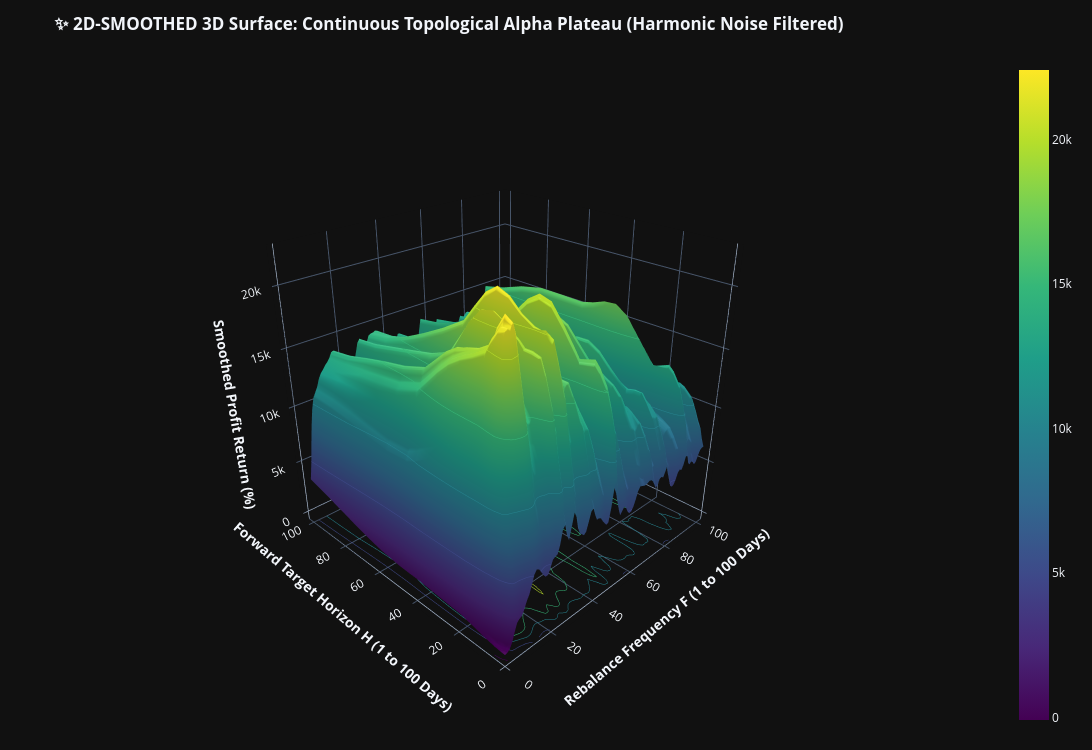
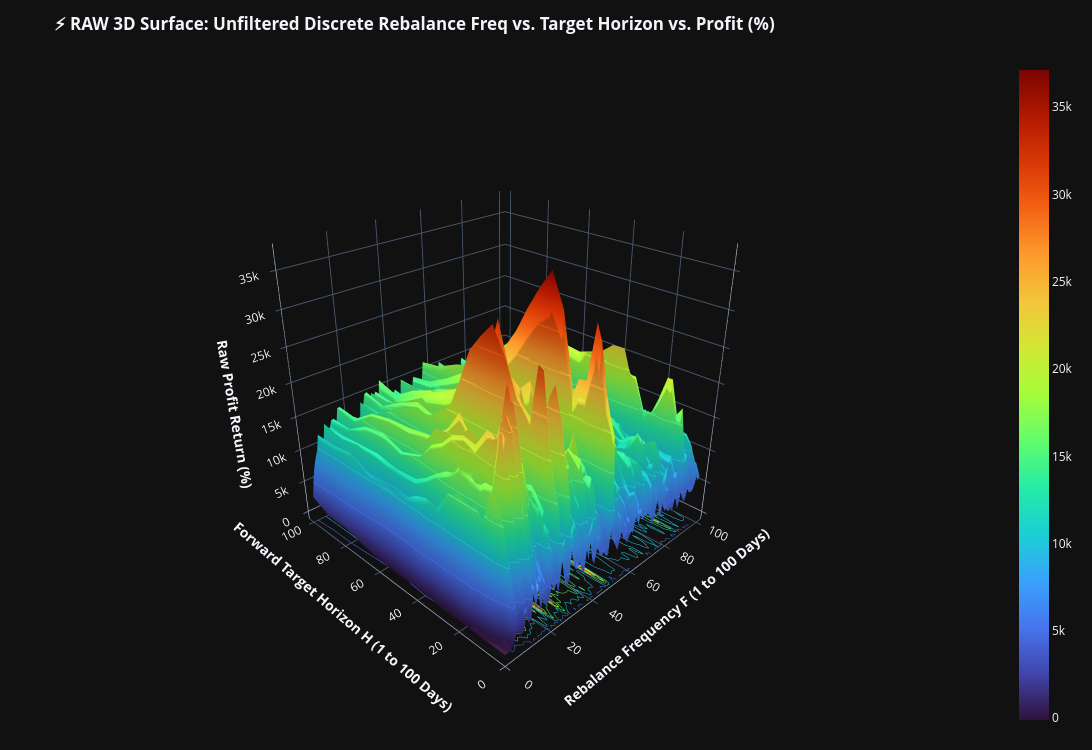
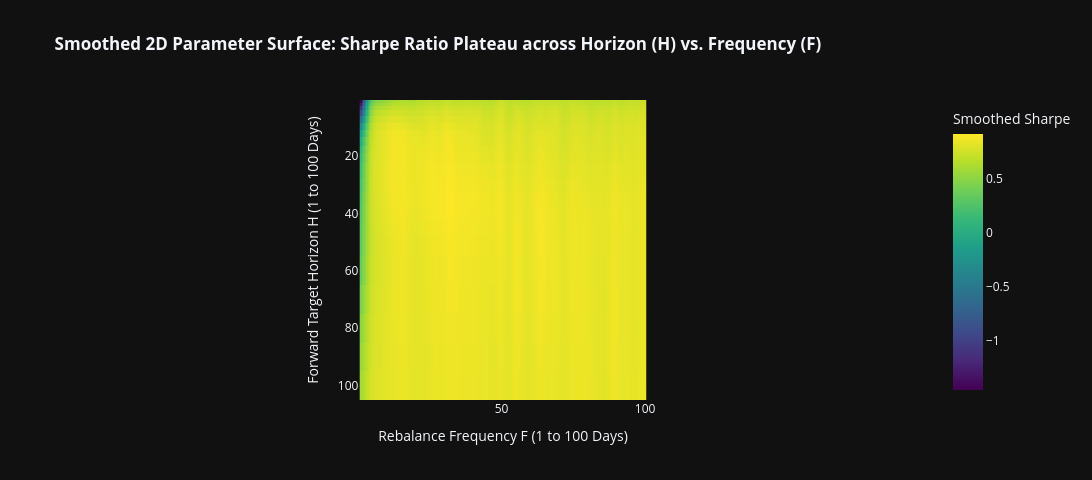
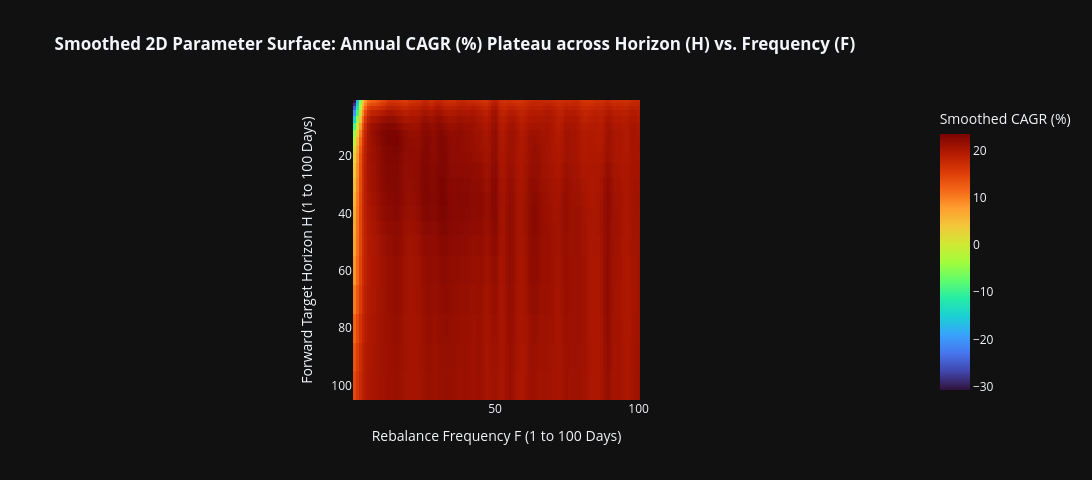

Source (notebook cell) for these figures, in order:
### Markdown cell above
## 3. Raw vs. 2D Moving Average Smoothed 3D Surface Visualizations

Discrete calendar simulations can create high-frequency harmonic fluctuations (where adjacent frequencies like $F=25$ vs $F=26$ trade on slightly different earnings release dates).  
To isolate the true structural macro alpha regime, we apply a **2D Spatial Moving Average & Gaussian Filter** across the $(H, F)$ grid.

### Code cell
tot_return_matrix = df_surface.pivot(index='Horizon (H)', columns='Frequency (F)', values='Total Return (%)')
cagr_matrix = df_surface.pivot(index='Horizon (H)', columns='Frequency (F)', values='CAGR (%)')
sharpe_matrix = df_surface.pivot(index='Horizon (H)', columns='Frequency (F)', values='Sharpe Ratio')

# -----------------------------------------------------------------------------
# Apply 2D Moving Average / Gaussian Filter (Filtering Calendar Harmonics)
# -----------------------------------------------------------------------------
smoothed_return_matrix = pd.DataFrame(
    ndi.gaussian_filter(tot_return_matrix.values, sigma=1.2, mode='nearest'),
    index=tot_return_matrix.index,
    columns=tot_return_matrix.columns
)

smoothed_cagr_matrix = pd.DataFrame(
    ndi.gaussian_filter(cagr_matrix.values, sigma=1.2, mode='nearest'),
    index=cagr_matrix.index,
    columns=cagr_matrix.columns
)

smoothed_sharpe_matrix = pd.DataFrame(
    ndi.gaussian_filter(sharpe_matrix.values, sigma=1.2, mode='nearest'),
    index=sharpe_matrix.index,
    columns=sharpe_matrix.columns
)

# -----------------------------------------------------------------------------
# 1. 2D SMOOTHED 3D SURFACE PLOT (Revealing the True Topological Alpha Ridge)
# -----------------------------------------------------------------------------
fig_3d_smoothed = go.Figure(data=[go.Surface(
    x=smoothed_return_matrix.columns,
    y=smoothed_return_matrix.index,
    z=smoothed_return_matrix.values,
    colorscale='Viridis',
    contours=dict(
        z=dict(show=True, usecolormap=True, highlightcolor="limegreen", project=dict(z=True))
    ),
    hovertemplate="<b>Rebalance Freq:</b> %{x} days<br><b>Target Horizon:</b> %{y} days<br><b>Smoothed Profit Return:</b> %{z:,.2f}%<extra></extra>"
)])

fig_3d_smoothed.update_layout(
    title="<b>✨ 2D-SMOOTHED 3D Surface: Continuous Topological Alpha Plateau (Harmonic Noise Filtered)</b>",
    autosize=False,
    width=1150,
    height=750,
    template="plotly_dark",
    scene=dict(
        xaxis=dict(title='<b>Rebalance Frequency F (1 to 100 Days)</b>', gridcolor='#475569'),
        yaxis=dict(title='<b>Forward Target Horizon H (1 to 100 Days)</b>', gridcolor='#475569'),
        zaxis=dict(title='<b>Smoothed Profit Return (%)</b>', gridcolor='#475569'),
        camera=dict(eye=dict(x=-1.65, y=-1.65, z=1.2))
    ),
    margin=dict(l=20, r=20, b=20, t=60)
)
fig_3d_smoothed.show()

# -----------------------------------------------------------------------------
# 2. RAW 3D SURFACE PLOT (Unfiltered Discrete Points)
# -----------------------------------------------------------------------------
fig_3d_raw = go.Figure(data=[go.Surface(
    x=tot_return_matrix.columns,
    y=tot_return_matrix.index,
    z=tot_return_matrix.values,
    colorscale='Turbo',
    contours=dict(
        z=dict(show=True, usecolormap=True, highlightcolor="yellow", project=dict(z=True))
    ),
    hovertemplate="<b>Rebalance Freq:</b> %{x} days<br><b>Target Horizon:</b> %{y} days<br><b>Raw Profit Return:</b> %{z:,.2f}%<extra></extra>"
)])

fig_3d_raw.update_layout(
    title="<b>⚡ RAW 3D Surface: Unfiltered Discrete Rebalance Freq vs. Target Horizon vs. Profit (%)</b>",
    autosize=False,
    width=1150,
    height=750,
    template="plotly_dark",
    scene=dict(
        xaxis=dict(title='<b>Rebalance Frequency F (1 to 100 Days)</b>', gridcolor='#475569'),
        yaxis=dict(title='<b>Forward Target Horizon H (1 to 100 Days)</b>', gridcolor='#475569'),
        zaxis=dict(title='<b>Raw Profit Return (%)</b>', gridcolor='#475569'),
        camera=dict(eye=dict(x=-1.65, y=-1.65, z=1.2))
    ),
    margin=dict(l=20, r=20, b=20, t=60)
)
fig_3d_raw.show()

# -----------------------------------------------------------------------------
# 3. 2D SMOOTHED CONTOUR HEATMAPS (Sharpe Ratio & CAGR %)
# -----------------------------------------------------------------------------
fig_heat_sharpe = px.imshow(
    smoothed_sharpe_matrix,
    labels=dict(x="Rebalance Frequency F (1 to 100 Days)", y="Forward Target Horizon H (1 to 100 Days)", color="Smoothed Sharpe"),
    x=smoothed_sharpe_matrix.columns,
    y=smoothed_sharpe_matrix.index,
    color_continuous_scale="Viridis",
    title="<b>Smoothed 2D Parameter Surface: Sharpe Ratio Plateau across Horizon (H) vs. Frequency (F)</b>"
)
fig_heat_sharpe.update_layout(width=1150, height=480, template="plotly_dark")
fig_heat_sharpe.show()

fig_heat_cagr = px.imshow(
    smoothed_cagr_matrix,
    labels=dict(x="Rebalance Frequency F (1 to 100 Days)", y="Forward Target Horizon H (1 to 100 Days)", color="Smoothed CAGR (%)"),
    x=smoothed_cagr_matrix.columns,
    y=smoothed_cagr_matrix.index,
    color_continuous_scale="Turbo",
    title="<b>Smoothed 2D Parameter Surface: Annual CAGR (%) Plateau across Horizon (H) vs. Frequency (F)</b>"
)
fig_heat_cagr.update_layout(width=1150, height=480, template="plotly_dark")
fig_heat_cagr.show()

### Figure 1 — Plotly figure (JSON) as saved in the notebook; plotly's stock layout.template omitted (floating-point values rounded to 4 significant figures; data arrays with more than 128 entries replaced by an {"elided": "..."} marker saying what was removed)
{"data": [{"colorscale": [[0.0, "#440154"], [0.1111, "#482878"], [0.2222, "#3e4989"], [0.3333, "#31688e"], [0.4444, "#26828e"], [0.5556, "#1f9e89"], [0.6667, "#35b779"], [0.7778, "#6ece58"], [0.8889, "#b5de2b"], [1.0, "#fde725"]], "contours": {"z": {"highlightcolor": "limegreen", "project": {"z": true}, "show": true, "usecolormap": true}}, "hovertemplate": "<b>Rebalance Freq:</b> %{x} days<br><b>Target Horizon:</b> %{y} days<br><b>Smoothed Profit Return:</b> %{z:,.2f}%<extra></extra>", "type": "surface", "x": [1, 2, 3, 4, 5, 6, 7, 8, 9, 10, 11, 12, 13, 14, 15, 16, 17, 18, 19, 20, 21, 22, 23, 24, 25, 26, 27, 28, 29, 30, 31, 32, 33, 34, 35, 36, 37, 38, 39, 40, 41, 42, 43, 44, 45, 46, 47, 48, 49, 50, 51, 52, 53, 54, 55, 56, 57, 58, 59, 60, 61, 62, 63, 64, 65, 66, 67, 68, 69, 70, 71, 72, 73, 74, 75, 76, 77, 78, 79, 80, 81, 82, 83, 84, 85, 86, 87, 88, 89, 90, 91, 92, 93, 94, 95, 96, 97, 98, 99, 100], "y": [1, 2, 3, 5, 7, 10, 12, 15, 18, 20, 25, 30, 35, 40, 45, 50, 60, 70, 80, 90, 100], "z": {"elided": "21x100 float values"}}], "layout": {"autosize": false, "height": 750, "margin": {"b": 20, "l": 20, "r": 20, "t": 60}, "scene": {"camera": {"eye": {"x": -1.65, "y": -1.65, "z": 1.2}}, "xaxis": {"gridcolor": "#475569", "title": {"text": "<b>Rebalance Frequency F (1 to 100 Days)</b>"}}, "yaxis": {"gridcolor": "#475569", "title": {"text": "<b>Forward Target Horizon H (1 to 100 Days)</b>"}}, "zaxis": {"gridcolor": "#475569", "title": {"text": "<b>Smoothed Profit Return (%)</b>"}}}, "title": {"text": "<b>✨ 2D-SMOOTHED 3D Surface: Continuous Topological Alpha Plateau (Harmonic Noise Filtered)</b>"}, "width": 1150}}

### Figure 2 — Plotly figure (JSON) as saved in the notebook; plotly's stock layout.template omitted (floating-point values rounded to 4 significant figures; data arrays with more than 128 entries replaced by an {"elided": "..."} marker saying what was removed)
{"data": [{"colorscale": [[0.0, "#30123b"], [0.07143, "#4145ab"], [0.1429, "#4675ed"], [0.2143, "#39a2fc"], [0.2857, "#1bcfd4"], [0.3571, "#24eca6"], [0.4286, "#61fc6c"], [0.5, "#a4fc3b"], [0.5714, "#d1e834"], [0.6429, "#f3c63a"], [0.7143, "#fe9b2d"], [0.7857, "#f36315"], [0.8571, "#d93806"], [0.9286, "#b11901"], [1.0, "#7a0402"]], "contours": {"z": {"highlightcolor": "yellow", "project": {"z": true}, "show": true, "usecolormap": true}}, "hovertemplate": "<b>Rebalance Freq:</b> %{x} days<br><b>Target Horizon:</b> %{y} days<br><b>Raw Profit Return:</b> %{z:,.2f}%<extra></extra>", "type": "surface", "x": [1, 2, 3, 4, 5, 6, 7, 8, 9, 10, 11, 12, 13, 14, 15, 16, 17, 18, 19, 20, 21, 22, 23, 24, 25, 26, 27, 28, 29, 30, 31, 32, 33, 34, 35, 36, 37, 38, 39, 40, 41, 42, 43, 44, 45, 46, 47, 48, 49, 50, 51, 52, 53, 54, 55, 56, 57, 58, 59, 60, 61, 62, 63, 64, 65, 66, 67, 68, 69, 70, 71, 72, 73, 74, 75, 76, 77, 78, 79, 80, 81, 82, 83, 84, 85, 86, 87, 88, 89, 90, 91, 92, 93, 94, 95, 96, 97, 98, 99, 100], "y": [1, 2, 3, 5, 7, 10, 12, 15, 18, 20, 25, 30, 35, 40, 45, 50, 60, 70, 80, 90, 100], "z": {"elided": "21x100 float values"}}], "layout": {"autosize": false, "height": 750, "margin": {"b": 20, "l": 20, "r": 20, "t": 60}, "scene": {"camera": {"eye": {"x": -1.65, "y": -1.65, "z": 1.2}}, "xaxis": {"gridcolor": "#475569", "title": {"text": "<b>Rebalance Frequency F (1 to 100 Days)</b>"}}, "yaxis": {"gridcolor": "#475569", "title": {"text": "<b>Forward Target Horizon H (1 to 100 Days)</b>"}}, "zaxis": {"gridcolor": "#475569", "title": {"text": "<b>Raw Profit Return (%)</b>"}}}, "title": {"text": "<b>⚡ RAW 3D Surface: Unfiltered Discrete Rebalance Freq vs. Target Horizon vs. Profit (%)</b>"}, "width": 1150}}

### Figure 3 — Plotly figure (JSON) as saved in the notebook; plotly's stock layout.template omitted (floating-point values rounded to 4 significant figures; data arrays with more than 128 entries replaced by an {"elided": "..."} marker saying what was removed)
{"data": [{"coloraxis": "coloraxis", "hovertemplate": "Rebalance Frequency F (1 to 100 Days): %{x}<br>Forward Target Horizon H (1 to 100 Days): %{y}<br>Smoothed Sharpe: %{z}<extra></extra>", "name": "0", "type": "heatmap", "x": [1, 2, 3, 4, 5, 6, 7, 8, 9, 10, 11, 12, 13, 14, 15, 16, 17, 18, 19, 20, 21, 22, 23, 24, 25, 26, 27, 28, 29, 30, 31, 32, 33, 34, 35, 36, 37, 38, 39, 40, 41, 42, 43, 44, 45, 46, 47, 48, 49, 50, 51, 52, 53, 54, 55, 56, 57, 58, 59, 60, 61, 62, 63, 64, 65, 66, 67, 68, 69, 70, 71, 72, 73, 74, 75, 76, 77, 78, 79, 80, 81, 82, 83, 84, 85, 86, 87, 88, 89, 90, 91, 92, 93, 94, 95, 96, 97, 98, 99, 100], "xaxis": "x", "y": [1, 2, 3, 5, 7, 10, 12, 15, 18, 20, 25, 30, 35, 40, 45, 50, 60, 70, 80, 90, 100], "yaxis": "y", "z": {"elided": "21x100 float values"}}], "layout": {"coloraxis": {"colorbar": {"title": {"text": "Smoothed Sharpe"}}, "colorscale": [[0.0, "#440154"], [0.1111, "#482878"], [0.2222, "#3e4989"], [0.3333, "#31688e"], [0.4444, "#26828e"], [0.5556, "#1f9e89"], [0.6667, "#35b779"], [0.7778, "#6ece58"], [0.8889, "#b5de2b"], [1.0, "#fde725"]]}, "height": 480, "title": {"text": "<b>Smoothed 2D Parameter Surface: Sharpe Ratio Plateau across Horizon (H) vs. Frequency (F)</b>"}, "width": 1150, "xaxis": {"anchor": "y", "constrain": "domain", "domain": [0.0, 1.0], "scaleanchor": "y", "title": {"text": "Rebalance Frequency F (1 to 100 Days)"}}, "yaxis": {"anchor": "x", "autorange": "reversed", "constrain": "domain", "domain": [0.0, 1.0], "title": {"text": "Forward Target Horizon H (1 to 100 Days)"}}}}

### Figure 4 — Plotly figure (JSON) as saved in the notebook; plotly's stock layout.template omitted (floating-point values rounded to 4 significant figures; data arrays with more than 128 entries replaced by an {"elided": "..."} marker saying what was removed)
{"data": [{"coloraxis": "coloraxis", "hovertemplate": "Rebalance Frequency F (1 to 100 Days): %{x}<br>Forward Target Horizon H (1 to 100 Days): %{y}<br>Smoothed CAGR (%): %{z}<extra></extra>", "name": "0", "type": "heatmap", "x": [1, 2, 3, 4, 5, 6, 7, 8, 9, 10, 11, 12, 13, 14, 15, 16, 17, 18, 19, 20, 21, 22, 23, 24, 25, 26, 27, 28, 29, 30, 31, 32, 33, 34, 35, 36, 37, 38, 39, 40, 41, 42, 43, 44, 45, 46, 47, 48, 49, 50, 51, 52, 53, 54, 55, 56, 57, 58, 59, 60, 61, 62, 63, 64, 65, 66, 67, 68, 69, 70, 71, 72, 73, 74, 75, 76, 77, 78, 79, 80, 81, 82, 83, 84, 85, 86, 87, 88, 89, 90, 91, 92, 93, 94, 95, 96, 97, 98, 99, 100], "xaxis": "x", "y": [1, 2, 3, 5, 7, 10, 12, 15, 18, 20, 25, 30, 35, 40, 45, 50, 60, 70, 80, 90, 100], "yaxis": "y", "z": {"elided": "21x100 float values"}}], "layout": {"coloraxis": {"colorbar": {"title": {"text": "Smoothed CAGR (%)"}}, "colorscale": [[0.0, "#30123b"], [0.07143, "#4145ab"], [0.1429, "#4675ed"], [0.2143, "#39a2fc"], [0.2857, "#1bcfd4"], [0.3571, "#24eca6"], [0.4286, "#61fc6c"], [0.5, "#a4fc3b"], [0.5714, "#d1e834"], [0.6429, "#f3c63a"], [0.7143, "#fe9b2d"], [0.7857, "#f36315"], [0.8571, "#d93806"], [0.9286, "#b11901"], [1.0, "#7a0402"]]}, "height": 480, "title": {"text": "<b>Smoothed 2D Parameter Surface: Annual CAGR (%) Plateau across Horizon (H) vs. Frequency (F)</b>"}, "width": 1150, "xaxis": {"anchor": "y", "constrain": "domain", "domain": [0.0, 1.0], "scaleanchor": "y", "title": {"text": "Rebalance Frequency F (1 to 100 Days)"}}, "yaxis": {"anchor": "x", "autorange": "reversed", "constrain": "domain", "domain": [0.0, 1.0], "title": {"text": "Forward Target Horizon H (1 to 100 Days)"}}}}
